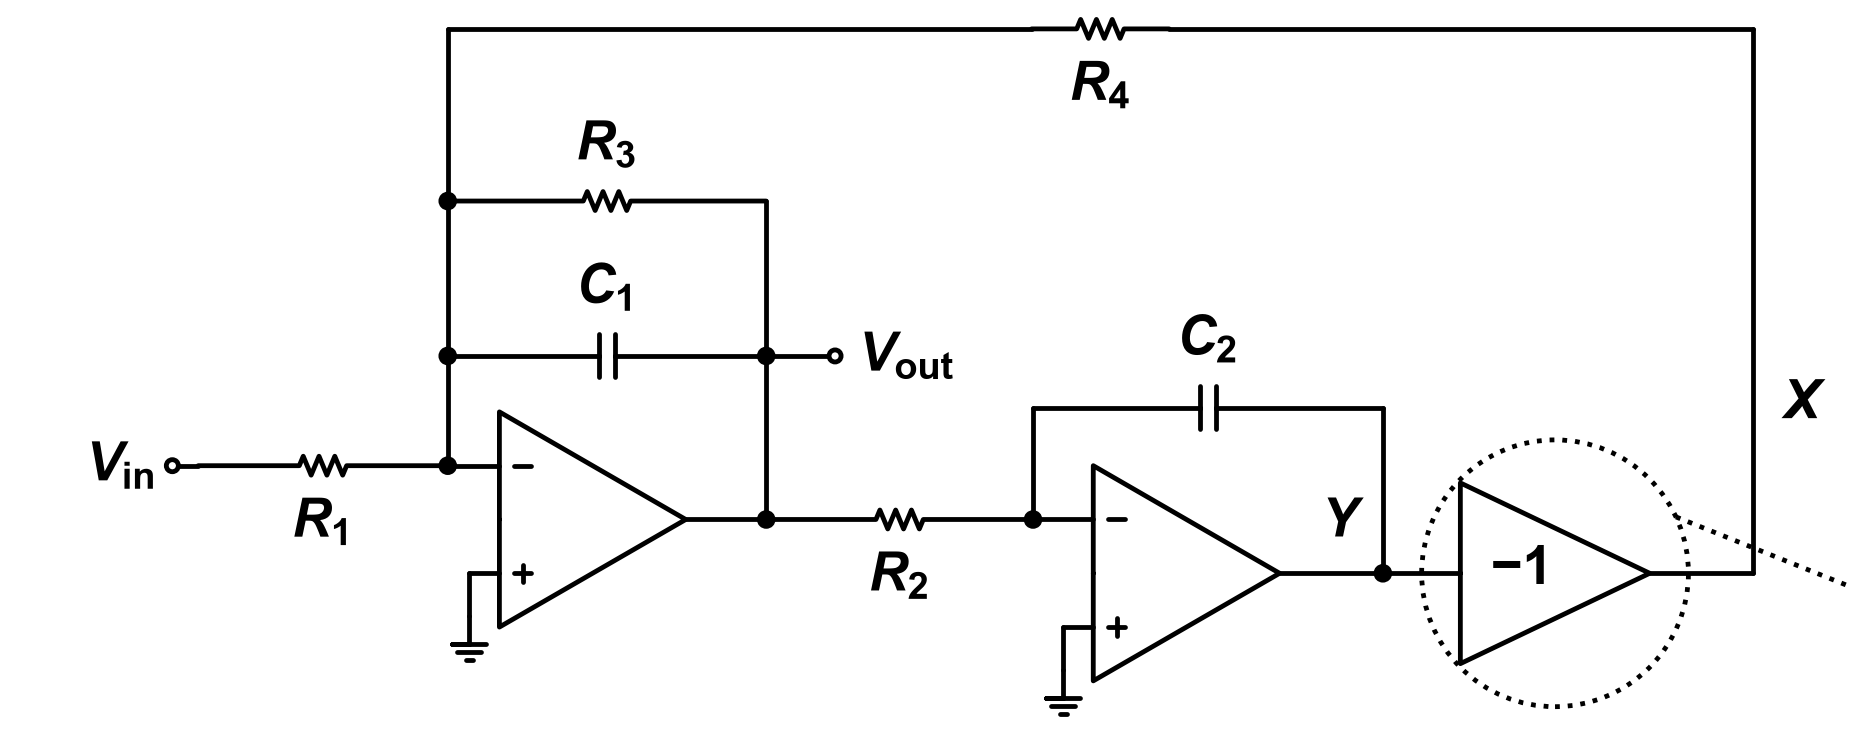

Generate this figure with Python:
"""2023-1 기말 Q5 — 기준: Q5.md '회로 — Fig Q5'. −1 블록 둘레 점선 원과 점선은 인쇄된 것이라 그린다."""
import math

import schemdraw.elements as elm
from schemdraw.segments import Segment, SegmentCircle
from schem_style import DOT_R, LW, OPEN_R, Resistor, dot, new_drawing

GAP = 0.2       # 소자 라벨과 기호 사이 간격
TRI_W, TRI_H = 2.2, 2.1   # −1 블록 삼각형
RING_R = 1.55   # 점선 원 반지름


class Triangle(elm.Element):
    """−1 블록: 오른쪽을 향한 삼각형. 앵커 in(왼쪽 가운데), out(꼭짓점)."""
    def __init__(self, **kwargs):
        super().__init__(**kwargs)
        self.segments.append(Segment([(0, 0), (0, TRI_H / 2), (TRI_W, 0), (0, -TRI_H / 2), (0, 0)]))
        self.anchors["in"] = (0, 0)
        self.anchors["out"] = (TRI_W, 0)
        self.params["drop"] = (TRI_W, 0)


class DottedRing(elm.Element):
    """점선 원과, 원 오른쪽 위에서 오른쪽 아래로 뻗는 점선."""
    def __init__(self, **kwargs):
        super().__init__(**kwargs)
        self.segments.append(SegmentCircle((0, 0), RING_R, ls=":", lw=LW))
        a = math.radians(25)
        p = (RING_R * math.cos(a), RING_R * math.sin(a))
        self.segments.append(Segment([p, (p[0] + 2.0, p[1] - 0.8)], ls=":", lw=LW))


def grounded_plus(d, oa):
    """+ 입력 → 왼쪽으로 짧게 → 아래 → 접지."""
    d.add(elm.Line().left().at(oa.in2).length(0.35))
    d.add(elm.Line().down().length(0.5))
    d.add(elm.Ground().scale(0.8))


def draw():
    d = new_drawing()
    xn1 = 4.1                        # n1 세로선
    xvo = 7.8                        # Vout 세로선
    y_c1, y_r3, y_r4 = 1.9, 3.7, 5.7
    # 첫째 연산증폭기: − 입력 위, + 입력 아래, 출력 높이 y=0
    oa1 = d.add(elm.Opamp(sign=True).right().anchor("in1").at((xn1 + 0.6, 0.625)))
    grounded_plus(d, oa1)
    # V_in 원 → R1 → n1 아래 접속점 → − 입력
    d.add(elm.Dot(open=True, radius=OPEN_R).at((0.9, oa1.in1.y)).label(r"$V_\mathrm{in}$", "left"))
    d.add(elm.Line().right().at((0.9, oa1.in1.y)).length(0.3))
    d.add(Resistor().right().tox(xn1).label(r"$R_\mathrm{1}$", "bottom", ofst=0.25)); n1b = dot(d)
    d.add(elm.Line().right().at(n1b.center).tox(oa1.in1.x))
    # n1 세로선: 맨 위 R4 높이 → R3 접속점 → C1 접속점 → 아래 접속점
    d.add(elm.Line().up().at(n1b.center).toy(y_c1)); n1m = dot(d)
    d.add(elm.Line().up().toy(y_r3)); n1t = dot(d)
    d.add(elm.Line().up().toy(y_r4))
    # R3, C1: n1 세로선과 Vout 세로선 사이
    d.add(Resistor().right().at(n1t.center).tox(xvo).label(r"$R_\mathrm{3}$", "top", ofst=0.25))
    d.add(elm.Line().down().toy(y_c1))
    d.add(elm.Capacitor().right().at(n1m.center).tox(xvo).label(r"$C_\mathrm{1}$", "top", ofst=0.25))
    vo_t = dot(d)
    d.add(elm.Line().right().at(vo_t.center).length(0.8))
    d.add(elm.Dot(open=True, radius=OPEN_R).label(r"$V_\mathrm{out}$", "right", ofst=GAP))
    d.add(elm.Line().down().at(vo_t.center).toy(oa1.out.y))
    d.add(elm.Line().left().tox(oa1.out.x))
    vo_b = (xvo, oa1.out.y)
    d.add(elm.Dot(radius=DOT_R).at(vo_b))
    # R2 → n2 → 둘째 연산증폭기 − 입력
    xn2 = xvo + 3.1
    d.add(Resistor().right().at(vo_b).tox(xn2).label(r"$R_\mathrm{2}$", "bottom", ofst=0.25)); n2 = dot(d)
    d.add(elm.Line().right().length(0.7))
    oa2 = d.add(elm.Opamp(sign=True).right().anchor("in1").at(d.here))
    grounded_plus(d, oa2)
    d.add(elm.Line().right().at(oa2.out).length(1.2)); y = dot(d)
    # Y: 둘째 연산증폭기 꼭짓점과 Y 접속점 사이, 출력선 위
    d.add(elm.Label().right().at((oa2.out.x + 0.6, y.center.y + 0.55)).label(r"$Y$"))
    # C2: n2 → 위 → 오른쪽 → 둘째 연산증폭기 위 → 아래 Y
    y_c2 = oa2.in1.y + 1.3
    d.add(elm.Line().up().at(n2.center).toy(y_c2))
    d.add(elm.Capacitor().right().tox(y.center.x).label(r"$C_\mathrm{2}$", "top", ofst=0.25))
    d.add(elm.Line().down().toy(y.center.y))
    # −1 블록과 점선 원
    d.add(elm.Line().right().at(y.center).length(0.9))
    tri = d.add(Triangle().right().anchor("in").at(d.here))
    d.add(elm.Label().right().at((tri.out.x - TRI_W * 0.72, tri.out.y)).label(r"$\mathrm{-1}$"))
    d.add(DottedRing().right().at((tri.out.x - TRI_W / 2, tri.out.y)))
    # X: 블록 출력 → 오른쪽 → 위 R4 높이 → 왼쪽 R4 → n1 세로선 위 끝
    xx = tri.out.x + 1.2
    d.add(elm.Line().right().at(tri.out).tox(xx))
    d.add(elm.Line().up().toy(y_r4))
    d.add(elm.Label().right().at((xx + 0.25, y_c2)).label(r"$X$", halign="left"))
    # R4는 왼쪽 끝에서 오른쪽으로 그린다(라벨 "bottom"이 아래에 오도록)
    x4 = (xn1 + xx) / 2
    d.add(elm.Line().left().tox(x4 + 0.8))
    d.add(elm.Line().right().at((xn1, y_r4)).tox(x4 - 0.8))
    d.add(Resistor().right().tox(x4 + 0.8).label(r"$R_\mathrm{4}$", "bottom", ofst=0.25))
    return d
